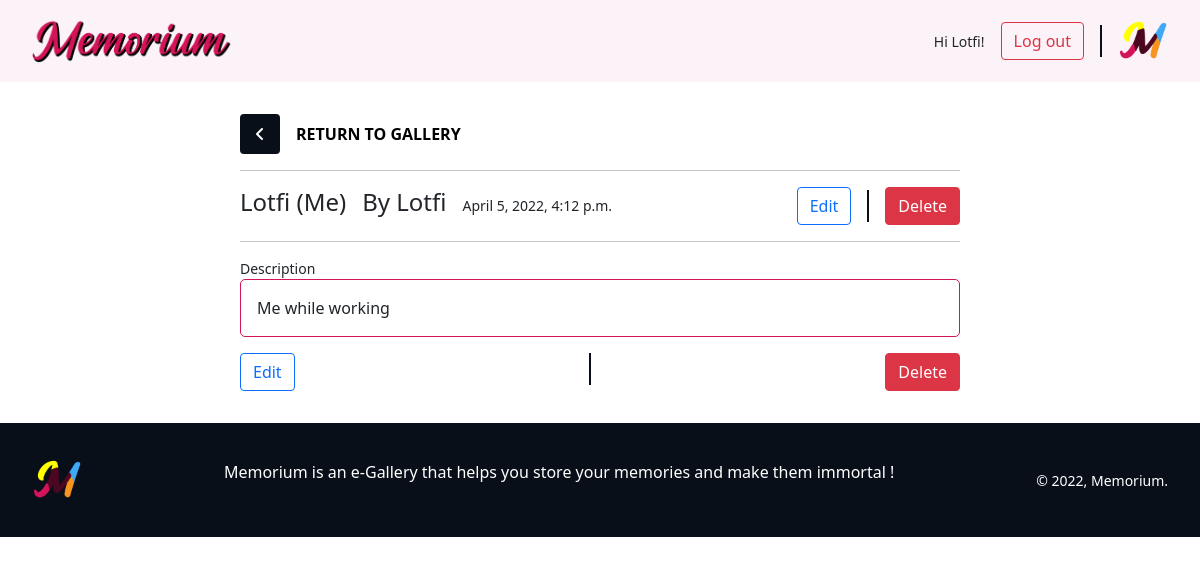
Page /photo/11/ (signed in) on the committed database.
### memorium/models.py (models this page shows, shortened)
class Memory(models.Model):
    class Meta:
        verbose_name_plural = "memories"
    category = models.ForeignKey(Category, on_delete=models.SET_NULL, null=True, blank=True)
    title = models.CharField(max_length=200)
    memory = models.ImageField(null=True)
    date_added = models.DateTimeField(auto_now_add=True)
    author = models.ForeignKey(
        'auth.User',
        on_delete=models.CASCADE,
        )
    description = models.TextField(null=True, blank=True)
    @property
    def imageURL(self):
        try:
            url = self.memory.url
        except:
            url = ''
        return url

### memorium/views.py (the view)
# urls.py: path('photo/<int:pk>/', views.MemoryDetailView.as_view(), name='memory'),
class MemoryDetailView(LoginRequiredMixin, DetailView):
    model = Memory
    template_name = 'photos/memory.html'
    fields = ['title', 'author', 'body']

### templates/photos/memory.html (shortened to what this page needs)
{% extends 'base.html' %} {% load static %}
{% block style %} <link rel="stylesheet" href="{% static "styles/main.css" %}">
<link
  href="https://cdn.jsdelivr.net/npm/bootstrap@5.1.3/dist/css/bootstrap.min.css"
  rel="stylesheet"
/>
{% endblock style %} {% block content %}
<main class="memory-page">
  <a class="link" href="{% url 'gallery' %}">
    <div class="rounded">
      <i class="fa-solid fa-angle-left"></i>
    </div>
    <span>RETURN TO GALLERY</span>
  </a>
  <hr />
  <div class="details">
    <div>
      <h4>{{ object.title }}</h4>
      <h4>By {{ object.author }}</h4>
      <small>{{ object.date_added }}</small>
    </div>
    <div class="actions">
      <a href="{% url 'edit_memory' object.pk %}">
        <button class="btn btn-outline-primary" type="submit">Edit</button>
      </a>
      <div class="vertical-line"></div>
      <a href="{% url 'delete_memory' object.pk %}">
        <button class="btn btn-danger" type="submit">Delete</button>
      </a>
    </div>
  </div>
  <hr />
  <small>Description</small>
  <div class="description">{{ object.description }}</div>
  <div class="actions" style="display: flex; justify-content: space-between; margin-top: 1rem;">
    <a href="{% url 'edit_memory' object.pk %}">
      <button class="btn btn-outline-primary" type="submit">Edit</button>
    </a>
    <div class="vertical-line"></div>
    <a href="{% url 'delete_memory' object.pk %}">
      <button class="btn btn-danger" type="submit">Delete</button>
    </a>
  </div>
</main>
{% endblock content %}

### templates/base.html (shortened to what this page needs)
{% load static %}
<html lang="en">
  <head>
    {% block style %} {% endblock style %}
    <link
      href="https://cdn.jsdelivr.net/npm/bootstrap@5.1.3/dist/css/bootstrap.min.css"
      rel="stylesheet"
    />
  </head>
  <body>
    <header>
      <a class="logo" href="{% url 'gallery' %}">
        <img class="logo" src="{% static "images/memorium_logo.png"%}" alt="">
      </a>
      <div class="profile">
        {% if user.is_authenticated %}
          <small style="margin-right: 1rem;">Hi {{ user.username }}!</small>
          <a class="btn btn-outline-danger" href="{% url 'logout' %}">Log out</a>
        {% else %}
          <small style="margin-right: 1rem;">You are not logged in.</small>
          <a class="btn btn-outline-primary" href="{% url 'login' %}">Log In</a>
        {% endif %}
        <div class="vertical-line"></div>
        <img class="icon" src="{% static "images/memorium_icon.png"%}" alt="">
      </div>
    </header>
    {% block content %} {% endblock content %}
    <footer>
      <div class="profile">
        <img class="icon" src="{% static "images/memorium_icon.png"%}" alt="">
      </div>
      <p>
        Memorium is an e-Gallery that helps you store your memories and make them immortal !
      </p>
      <small>&copy; 2022, Memorium.</small>
    </footer>
  </body>
</html>

### static/styles/main.css (style rules this page uses)
:root { --mainColor: #d4145a; --secondaryColor: #4b0720; --thirdColor: #fcf3f8; --darkColor: rgb(8, 15, 24); --borderRadius: 5px; --defaultFont: 'Source Sans Pro', sans-serif --TitleFont: 'Source Serif 4', sans-serif; }
*, *::before, *::after { box-sizing: border-box; margin: 0; padding: 0; }
body { font-family: 'Source Sans Pro', sans-serif; background-color: white; -webkit-animation: fadein 2s; animation: fadein 2s; overflow-x: hidden; }
html { scroll-behavior: smooth; }
h3, h4, h5, h6 { font-family: var(--TitleFont); margin-right: 1rem; }
a { text-decoration: none; }
header { display: flex; justify-content: space-between; padding: 1rem 2rem; align-items: center; background-color: var(--thirdColor); }
header > .profile { display: flex; justify-content: space-between; align-items: center; }
.logo { width: 200px; }
.icon { width: 50px; }
.memory-page { padding: 2rem 20%; display: flex; flex-direction: column; }
.details { display: flex; justify-content: space-between; align-items: center; }
.details > div { align-items: center; display: flex; flex-direction: row; justify-content: space-between; }
.vertical-line { border-right: 2px solid var(--darkColor); height: 2rem; color: var(--darkColor); margin: 0px 1rem; }
.description { border: var(--mainColor) 1px solid; border-radius: var(--borderRadius); padding: 1rem; }
.link { border-radius: 5px; width: fit-content; display: flex; justify-content: space-between; align-items: center; transition: 0.3s; border: none; text-decoration: none; }
.rounded { display: flex; justify-content: center; align-items: center; width: 2.5rem; height: 2.5rem; padding: 1rem; color: white; background-color: var(--darkColor); }
.link span { padding: 0.5rem 1rem; color: black; font-weight: 550; transition: 0.3s; }
footer { bottom: 0; left: 0; width: 100%; background-color: var(--darkColor); color: white; align-items: center; padding: 2rem; display: flex; justify-content: space-between; }

### rows in the picture
Memory: title "Lotfi (Me)", author "Lotfi", date_added "April 5, 2022, 4:12 p.m.", description "Me while working"

### other values in the picture
{{ user.username }} "Lotfi"
